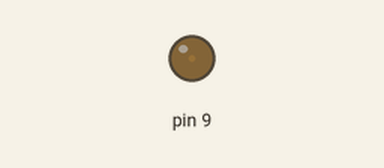
This sketch was run on a simulated Arduino Uno, built with avr-gcc and run on an emulated ATmega328P. Shown: output pins drawn as LEDs (lit = HIGH).

Above: at 0.05 s.
At 0.95 s:
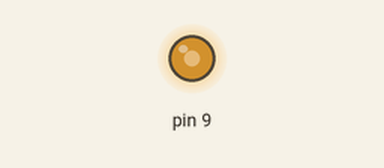
At 1.4 s:
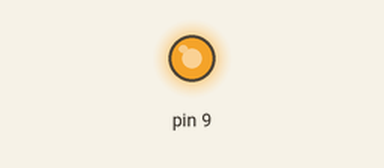
At 2.75 s:
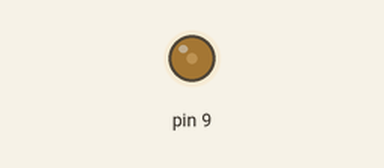
Timing chart, 0 to 7.2 s (numbered marks = the images above):
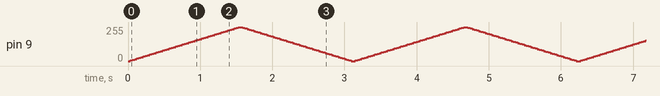

The sketch:

led_sang_dan.ino
```cpp
int do_sang;

void setup()
{
  pinMode(9, OUTPUT);
}

void loop()
{
  for(do_sang = 0; do_sang <= 255; do_sang += 5)
  {
    analogWrite(9, do_sang);
    delay(30);
  }
  for(do_sang = 255; do_sang >= 0; do_sang -= 5)
  {
    analogWrite(9, do_sang);
    delay(30);
  }
}
```
